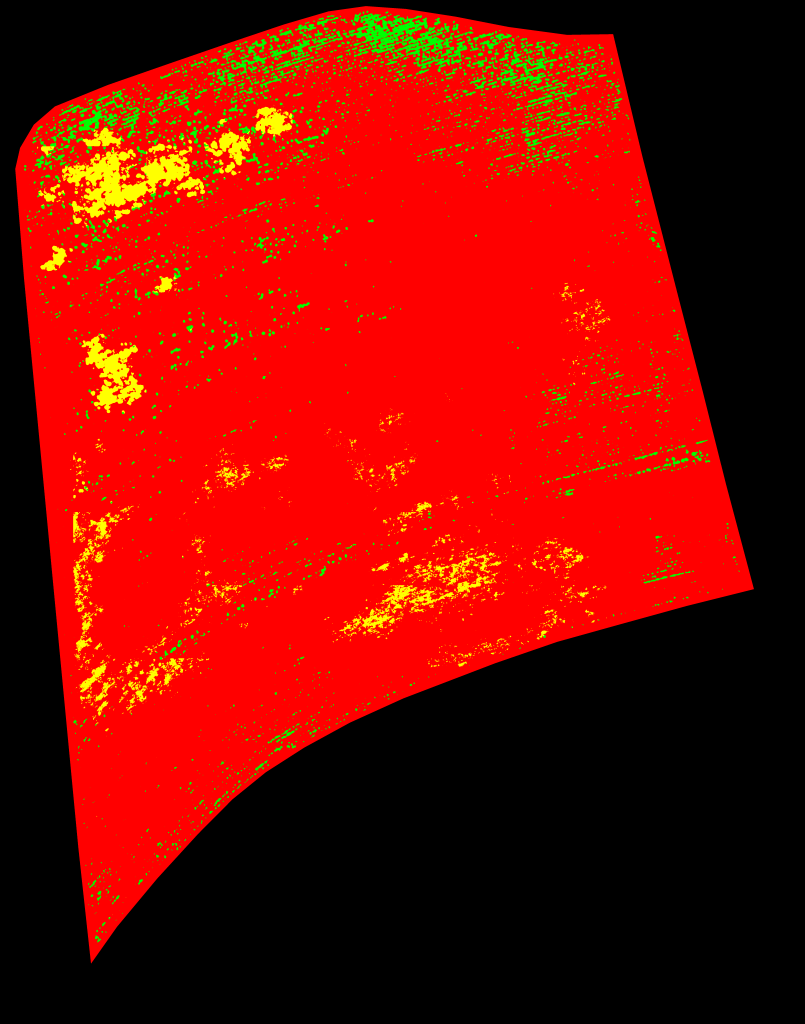
#> input picture src/saved_data/gruppe_chips_run/training_run.png, 5632 x 7168 px, given in place of crop6GT.png, which was not available (shown at 1/7 size)
$ python data_setup.py
#> lines starting #> are read from the running program, lines starting #| are printed output that depends on the picture; pictures that were not available may be replaced by others from this repository, and a replacement may not be noted
####
# Script courtesy of: https://github.com/petoor/Cellari-Deeplearning-Course
####


import wget
import numpy as np
from PIL import Image

import os, sys
os.chdir(sys.path[0])

# This is changed:
####################################
SAVE_PATH = "local_data/"
raw_img_location = SAVE_PATH
anno_img_location = SAVE_PATH
#####################################

raw_image_url = 'http://www.lapix.ufsc.br/wp-content/uploads/2019/05/sugarcane2.png'
anno_image_url = 'http://www.lapix.ufsc.br/wp-content/uploads/2019/05/crop6GT.png'
crop_size = 512


raw_img_train_cropped_location = raw_img_location+os.sep+'train'+os.sep+'cropped'+os.sep+'raw'
raw_img_test_cropped_location = raw_img_location+os.sep+'test'+os.sep+'cropped'+os.sep+'raw'
anno_img_train_cropped_location = anno_img_location+os.sep+'train'+os.sep+'cropped'+os.sep+'anno'
anno_img_test_cropped_location = anno_img_location+os.sep+'test'+os.sep+'cropped'+os.sep+'anno'

if not os.path.isdir(raw_img_train_cropped_location):
    os.makedirs(raw_img_train_cropped_location)
if not os.path.isdir(raw_img_test_cropped_location):
    os.makedirs(raw_img_test_cropped_location)

if not os.path.isdir(anno_img_train_cropped_location):
    os.makedirs(anno_img_train_cropped_location)
if not os.path.isdir(anno_img_test_cropped_location):
    os.makedirs(anno_img_test_cropped_location)

wget.download(raw_image_url, raw_img_location+os.sep+'raw.png')
wget.download(anno_image_url, anno_img_location+os.sep+'anno.png')

raw_img = Image.open(raw_img_location+os.sep+'raw.png').convert("RGB")
#> raw_img is the input picture: PIL image 5632x7168 RGB; mean R, G, B 132.7, 11, 0
anno_img = Image.open(anno_img_location+os.sep+'anno.png').convert("RGB")
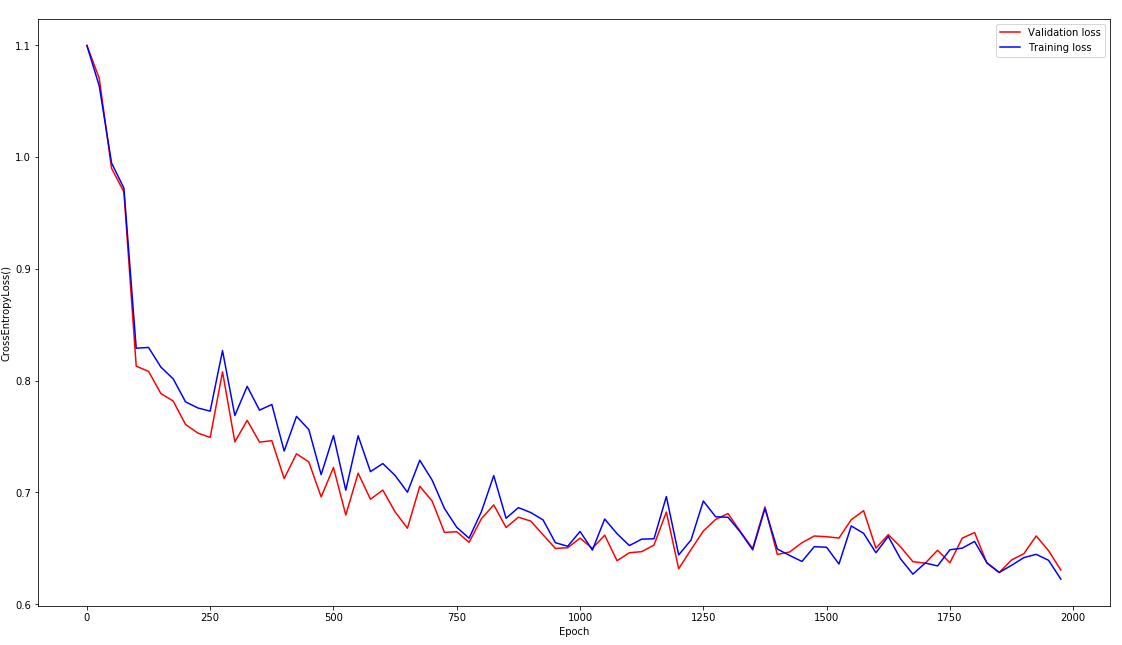
#> anno_img: PIL image 1122x645 RGB; mean R, G, B 252.4, 251.4, 252.6

size = (crop_size * int(np.ceil(raw_img.size[0] / crop_size)),
        crop_size * int(np.ceil(raw_img.size[1] / crop_size)))
#> size = (5632, 7168)

raw_img_padded = Image.new("RGB", size, (0, 0, 0))
#> raw_img_padded: PIL image 5632x7168 RGB; every value is 0
raw_img_padded.paste(raw_img, (0, 0))
raw_img_padded = np.array(raw_img_padded, dtype=np.uint8)

anno_img_padded = Image.new("RGB", size, (0, 0, 0))
anno_img_padded.paste(anno_img, (0, 0))
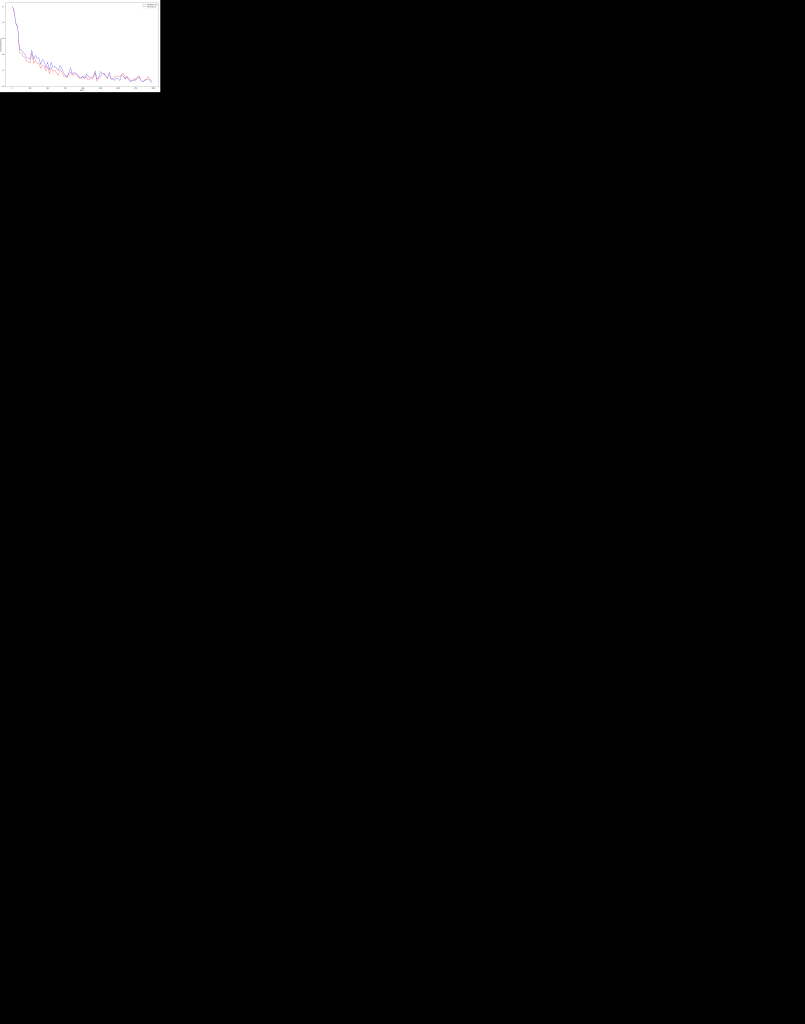
#> anno_img_padded: PIL image 5632x7168 RGB (shown at 1/7 size); mean R, G, B 4.5, 4.5, 4.5
anno_img_padded = np.array(anno_img_padded, dtype=np.uint8)

np.random.seed(1337) #Seeding RNG.

x_range = raw_img_padded.shape[0] // crop_size
#> x_range = 14
y_range = raw_img_padded.shape[1] // crop_size
#> y_range = 11
rand_list = np.random.binomial(1, 0.25, x_range*y_range)
for x in range(x_range):
        for y in range(y_range):
                if rand_list[y+(x*y_range)] == 0:
                    cropped_img = raw_img_padded[crop_size*x:crop_size*(x+1), crop_size*y:crop_size*(y+1)]
                    Image.fromarray(cropped_img).save(raw_img_train_cropped_location+os.sep+str(x)+"_"+str(y)+"_"+'raw.png')
                    cropped_anno = anno_img_padded[crop_size*x:crop_size*(x + 1), crop_size*y:crop_size*(y + 1)]
                    Image.fromarray(cropped_anno).save(anno_img_train_cropped_location+os.sep+str(x) + "_"+str(y)+"_"+'anno.png')
                else:
                    cropped_img = raw_img_padded[crop_size*x:crop_size*(x+1), crop_size*y:crop_size*(y+1)]
                    Image.fromarray(cropped_img).save(raw_img_test_cropped_location+os.sep+str(x)+"_"+str(y)+"_"+'raw.png')
                    cropped_anno = anno_img_padded[crop_size*x:crop_size*(x + 1), crop_size*y:crop_size*(y + 1)]
                    Image.fromarray(cropped_anno).save(anno_img_test_cropped_location+os.sep+str(x) + "_"+str(y)+"_"+'anno.png')
#> this loop made 14 passes
#> pass 1, `Image.fromarray(cropped_anno).save(anno_img_train_cropped_location+os...`:
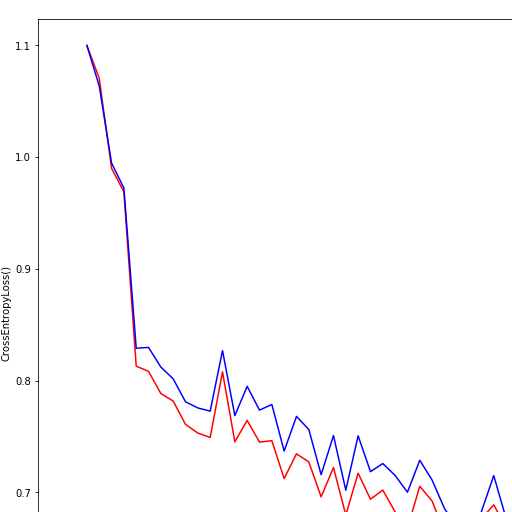
#> saved as 0_0_anno.png: PIL image 512x512 RGB; mean R, G, B 252.2, 250.9, 252.6
#> pass 1, `Image.fromarray(cropped_img).save(raw_img_train_cropped_location+os.se..`:
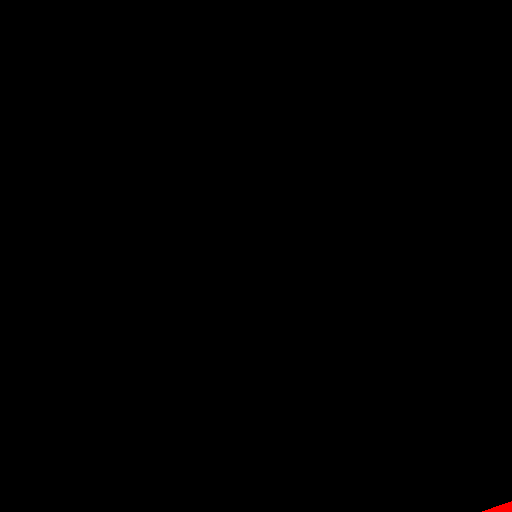
#> saved as 0_1_raw.png: PIL image 512x512 RGB; mean R, G, B 0.2, 0, 0
#> pass 1, `Image.fromarray(cropped_anno).save(anno_img_train_cropped_location+os...`:
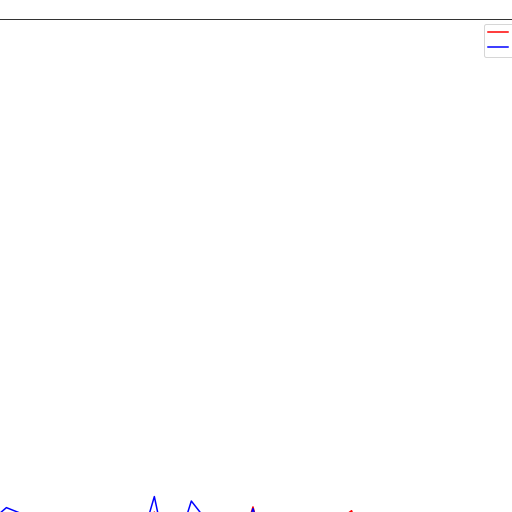
#> saved as 0_1_anno.png: PIL image 512x512 RGB; mean R, G, B 254.4, 254.4, 254.5
